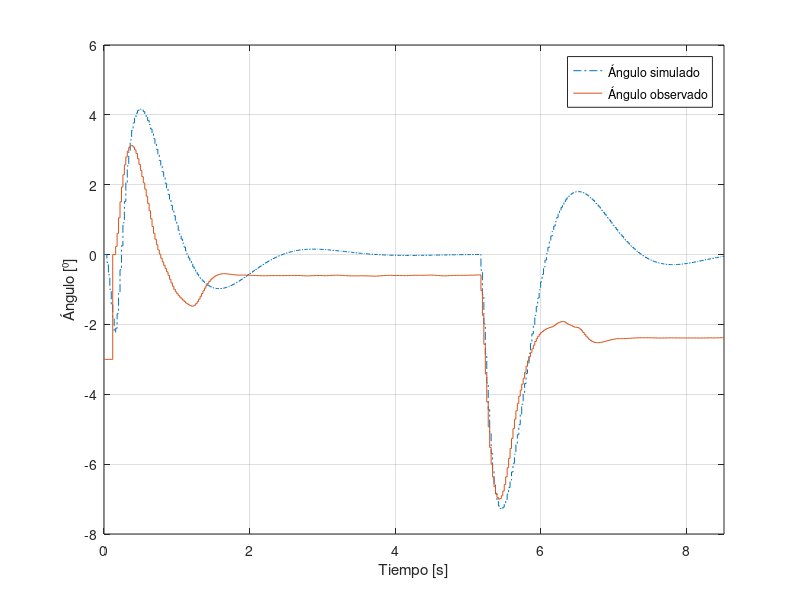
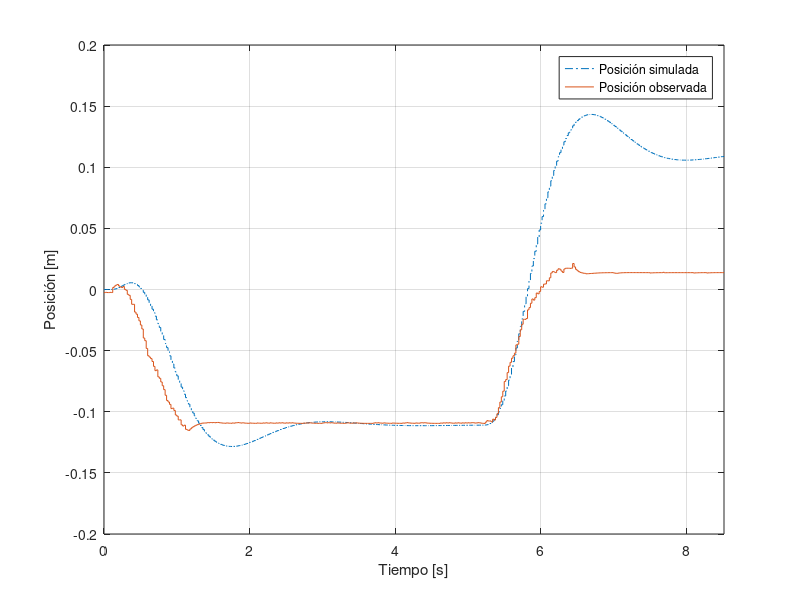
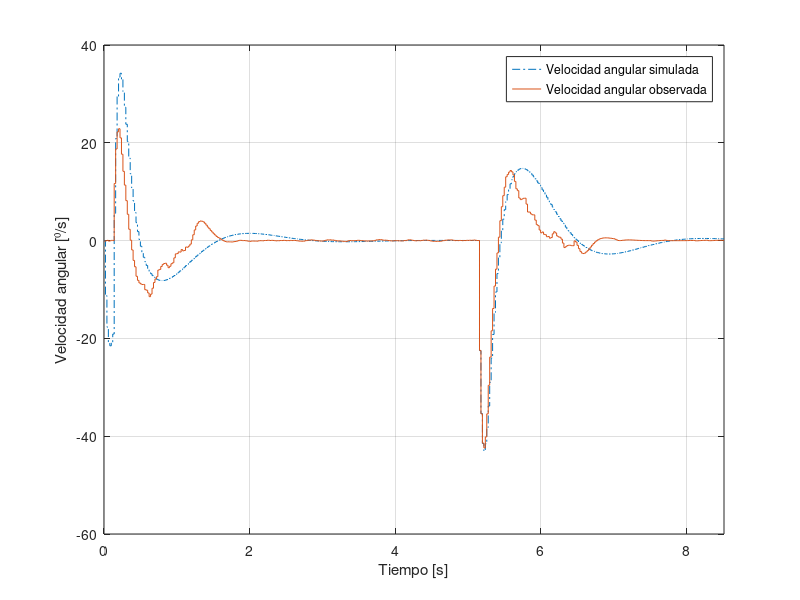
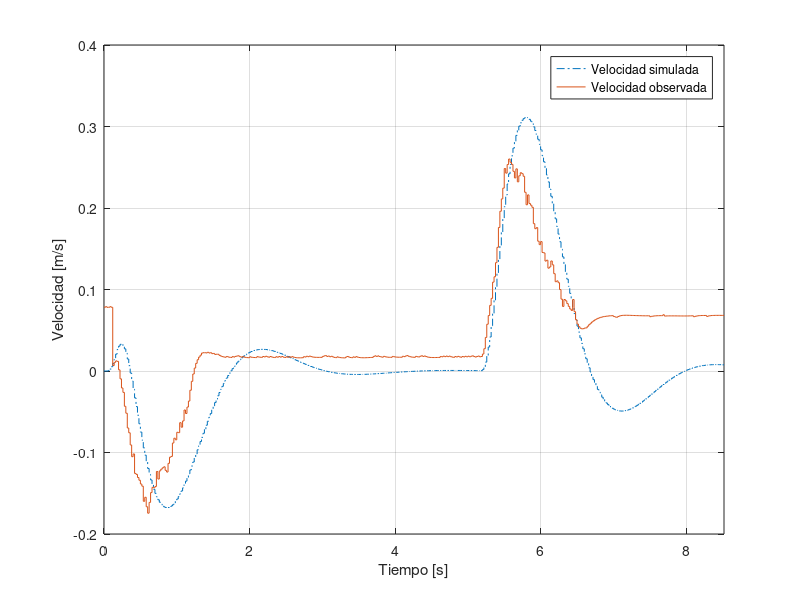

MATLAB code to generate these figures, in order:
clear all; close all; clc;

A = [0 1 0 0; -137.6 -21.4 0 0; 0 0 0 1; -0.15 0 0 -1.75];
B = [0; 53.64; 0; 0];
C = [1 0 0 0; 0 0 1 0];
D = 0;

Ts = 20e-3;
Ad = eye(4) + A*Ts;
Bd = B*Ts;
Cd = C;
Dd = D;

%L = [ .6371 0.0; -3.4543 0.0; 0.0 1.0301; -0.003 11.1285 ];
L = [ 0.0003   , 0.0002; -0.4655, -0.0020; 0.0001,  0.3918; -0.0019,  1.5908]

polos_obs_d = eig(Ad - L*Cd)
polos_obs_c = log(polos_obs_d)/Ts

K = [0.2533,   -0.0121, -116.5175,  -30]

polos_cont_d = eig(Ad - Bd*K)
polos_cont_c = log(polos_cont_d)/Ts

G = ss(Ad, Bd, Cd, Dd, Ts);
C = reg(G, K, L);

F = -116.5175;

Tcl = feedback(G, C, '+')
Tcl = ss(Tcl.A, Tcl.B, [Tcl.C; 0 1 0 0 0 0 0 0; 0 0 0 1 0 0 0 0], [Tcl.D; zeros(2, 1)], Ts)

data = dlmread('output20251125-163540.csv');

start = 1

ref = data(start:end, 1);
pos = data(start:end, 3);
vel = data(start:end, 5);
theta = data(start:end, 7);
omega = data(start:end, 9);

t_max = Ts*(numel(theta)-1);

[y t] = lsim(Tcl, F*ref, t_max);

figure; stairs(t, y(:, 1), '-.'); hold on;
stairs(t, theta);
xlabel('Tiempo [s]');
ylabel('Ángulo [⁰]');
xlim([0 t_max]);
legend('Ángulo simulado', 'Ángulo observado');
grid;
print -depsc ../../informe/img/ff-theta.eps

figure; stairs(t, y(:, 2), '-.'); hold on;
stairs(t, pos);
xlabel('Tiempo [s]');
ylabel('Posición [m]');
xlim([0 t_max]);
legend('Posición simulada', 'Posición observada');
grid;
print -depsc ../../informe/img/ff-pos.eps

figure; stairs(t, y(:, 3), '-.'); hold on;
stairs(t, omega);
xlabel('Tiempo [s]');
ylabel('Velocidad angular [⁰/s]');
xlim([0 t_max]);
legend('Velocidad angular simulada', 'Velocidad angular observada');
grid;
print -depsc ../../informe/img/ff-omega.eps

figure; stairs(t, y(:, 4), '-.'); hold on;
stairs(t, vel);
xlabel('Tiempo [s]');
ylabel('Velocidad [m/s]');
xlim([0 t_max]);
legend('Velocidad simulada', 'Velocidad observada');
grid;
print -depsc ../../informe/img/ff-vel.eps
